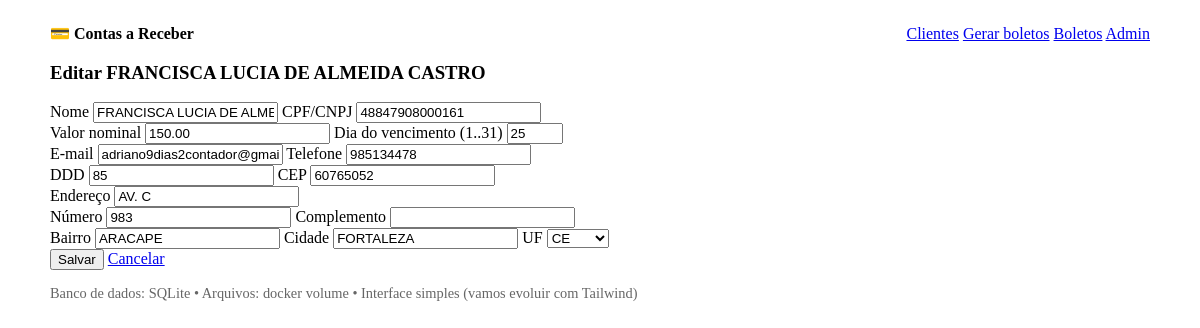
Page /clientes/1/editar/ (signed in) on the earlier database version.
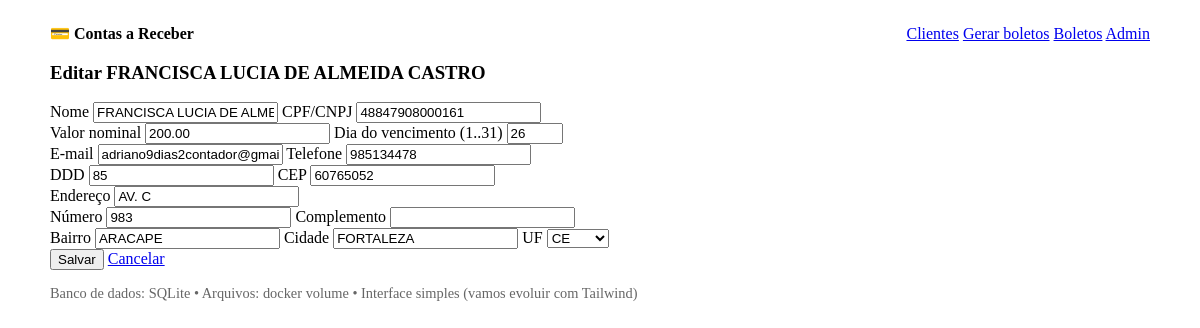
Same page on the later database version.
### billing/models.py (models this page shows, shortened)
class Cliente(models.Model):
    valorNominal = models.DecimalField('Valor nominal', max_digits=12, decimal_places=2)
    dataVencimento = models.PositiveSmallIntegerField('Dia do vencimento (1..31)')
    nome = models.CharField('Nome', max_length=200)
    cpfCnpj = models.CharField('CPF/CNPJ', max_length=18)
    email = models.EmailField('E-mail', blank=True)
    ddd = models.CharField('DDD', max_length=3, blank=True)
    telefone = models.CharField('Telefone', max_length=20, blank=True)
    endereco = models.CharField('Endereço', max_length=200, blank=True)
    numero = models.CharField('Número', max_length=20, blank=True)
    complemento = models.CharField('Complemento', max_length=100, blank=True)
    bairro = models.CharField('Bairro', max_length=100, blank=True)
    cidade = models.CharField('Cidade', max_length=100, blank=True)
    uf = models.CharField('UF', max_length=2, choices=UF_CHOICES, blank=True)
    cep = models.CharField('CEP', max_length=9, blank=True)

### billing/views.py (the view)
# urls.py: path("clientes/<int:cliente_id>/editar/", views.cliente_update, name="cliente_update"),
@login_required
def cliente_update(request, cliente_id: int):
    cliente = get_object_or_404(Cliente, id=cliente_id)
    form = ClienteForm(request.POST or None, instance=cliente)
    if form.is_valid():
        form.save()
        messages.success(request, "Cliente atualizado com sucesso.")
        return redirect("clientes_list")
    return render(request, "billing/cliente_form.html", {"form": form, "titulo": f"Editar {cliente.nome}"})

### billing/forms.py
class ClienteForm(forms.ModelForm):
    class Meta:
        model = Cliente
        fields = [
            "nome",
            "cpfCnpj",
            "valorNominal",
            "dataVencimento",
            "email",
            "ddd",
            "telefone",
            "endereco",
            "numero",
            "complemento",
            "bairro",
            "cidade",
            "uf",
            "cep",
        ]
        widgets = {
            "dataVencimento": forms.NumberInput(attrs={"min": 1, "max": 31}),
            "valorNominal": forms.NumberInput(attrs={"step": "0.01"}),
        }

### templates/billing/cliente_form.html (shortened to what this page needs)
{% extends "base.html" %}
{% block content %}
  <h3>{{ titulo }}</h3>
  <form method="post" novalidate>
    <div class="grid">
      <label>{{ form.nome.label }} {{ form.nome }}</label>
      <label>{{ form.cpfCnpj.label }} {{ form.cpfCnpj }}</label>
    </div>
    <div class="grid">
      <label>{{ form.valorNominal.label }} {{ form.valorNominal }}</label>
      <label>{{ form.dataVencimento.label }} {{ form.dataVencimento }}</label>
    </div>
    <div class="grid">
      <label>{{ form.email.label }} {{ form.email }}</label>
      <label>{{ form.telefone.label }} {{ form.telefone }}</label>
    </div>
    <div class="grid">
      <label>{{ form.ddd.label }} {{ form.ddd }}</label>
      <label>{{ form.cep.label }} {{ form.cep }}</label>
    </div>
    <label>{{ form.endereco.label }} {{ form.endereco }}</label>
    <div class="grid">
      <label>{{ form.numero.label }} {{ form.numero }}</label>
      <label>{{ form.complemento.label }} {{ form.complemento }}</label>
    </div>
    <div class="grid">
      <label>{{ form.bairro.label }} {{ form.bairro }}</label>
      <label>{{ form.cidade.label }} {{ form.cidade }}</label>
      <label>{{ form.uf.label }} {{ form.uf }}</label>
    </div>
    <button type="submit">Salvar</button>
    <a href="{% url 'clientes_list' %}" role="button" class="secondary">Cancelar</a>
  </form>
{% endblock %}

Differences in the rows shown:
changed Cliente "FRANCISCA LUCIA DE ALMEIDA CASTRO": valorNominal "150.00" → "200.00"; dataVencimento "25" → "26"
